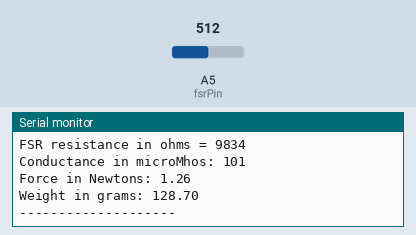
A sketch run on a simulated Arduino Uno, built with avr-gcc and run on an emulated ATmega328P. Shown: the last lines printed to the serial monitor. The inputs (shaded band) are chosen by the test bench; at power-on: A5 (fsrPin) = 512.

Above: at 1.9 s.
2.0 s: A5 (fsrPin) set to 0
At 3.1 s:
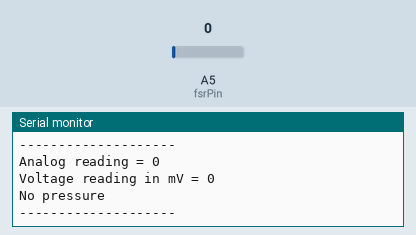
4.8 s: A5 (fsrPin) set to 1023
At 6.3 s:
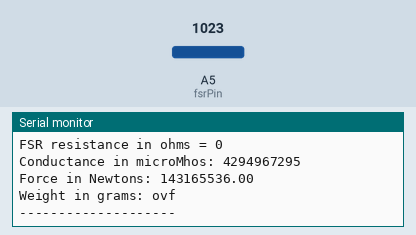
Timing chart, 0 to 7.8 s (numbered marks = the images above; inputs shaded):
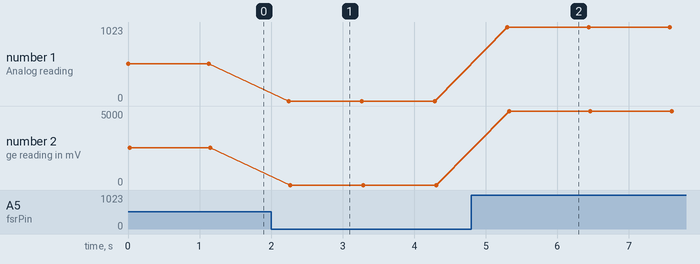

The sketch:

sketch_nov16a.ino
```cpp
int fsrPin = 5;     // the FSR and 10K pulldown are connected to a0
int fsrReading;     // the analog reading from the FSR resistor divider
int fsrVoltage;     // the analog reading converted to voltage
unsigned long fsrResistance;  // The voltage converted to resistance
unsigned long fsrConductance;
float fsrForce;       // Finally, the resistance converted to force

void setup(void) {
  Serial.begin(9600);   // We'll send debugging information via the Serial monitor
}

void loop(void) {
  fsrReading = analogRead(fsrPin);
  Serial.print("Analog reading = ");
  Serial.println(fsrReading);

  // analog voltage reading ranges from about 0 to 1023 which maps to 0V to 5V (= 5000mV)
  fsrVoltage = map(fsrReading, 0, 1023, 0, 5000);
  Serial.print("Voltage reading in mV = ");
  Serial.println(fsrVoltage);

  if (fsrVoltage == 0) {
    Serial.println("No pressure");
  } else {
    // The voltage = Vcc * R / (R + FSR) where R = 10K and Vcc = 5V
    // so FSR = ((Vcc - V) * R) / V        yay math!
    fsrResistance = 5000 - fsrVoltage;     // fsrVoltage is in millivolts so 5V = 5000mV
    fsrResistance *= 9850;                // 10K resistor
    fsrResistance /= fsrVoltage;
    Serial.print("FSR resistance in ohms = ");
    Serial.println(fsrResistance);

    fsrConductance = 1000000;           // we measure in micromhos so
    fsrConductance /= fsrResistance;
    Serial.print("Conductance in microMhos: ");
    Serial.println(fsrConductance);

    // Use the two FSR guide graphs to approximate the force
    if (fsrConductance <= 1000) {
    // Use 80.0 for float division
    fsrForce = (float)fsrConductance / 80.0;
    Serial.print("Force in Newtons: ");
    Serial.println(fsrForce);

    // Weight conversion: Force (N) / 9.81 * 1000
    Serial.print("Weight in grams: ");
    Serial.println(fsrForce / 9.81 * 1000.0);
    } else {
    // Use 30.0 for float division
    fsrForce = (float)(fsrConductance - 1000) / 30.0;
    Serial.print("Force in Newtons: ");
    Serial.println(fsrForce);

    // Weight conversion: Force (N) / 9.81 * 1000
    Serial.print("Weight in grams: ");
    Serial.println(fsrForce / 9.81 * 1000.0);
}
  }
  Serial.println("--------------------");
  delay(1000);
}
```

Measured:
- after the input at 2.0 s, the serial monitor: prints a new line after 0.25 s (image 1)
- after the input at 4.8 s, the serial monitor: prints a new line after 0.50 s (image 2)
- plotted number 1: 512 → 0 after the input at 2.0 s, 0 → 1023 after the input at 4.8 s
- plotted number 2: 2502 → 0 after the input at 2.0 s, 0 → 5000 after the input at 4.8 s
